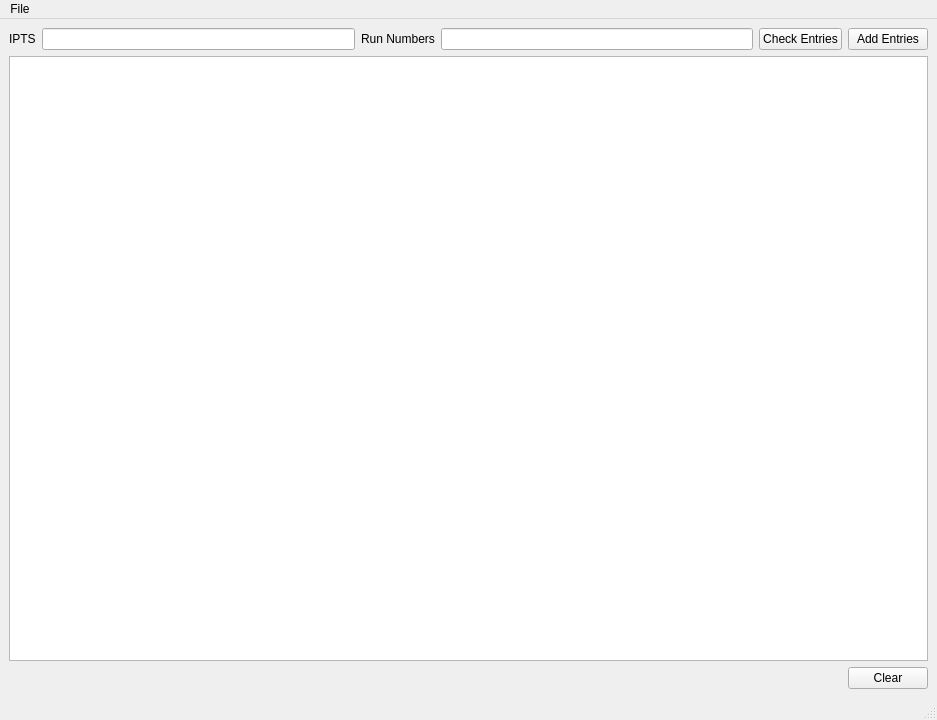
<?xml version="1.0" encoding="UTF-8"?>
<ui version="4.0">
 <class>MainWindow</class>
 <widget class="QMainWindow" name="MainWindow">
  <property name="geometry">
   <rect>
    <x>0</x>
    <y>0</y>
    <width>937</width>
    <height>720</height>
   </rect>
  </property>
  <property name="windowTitle">
   <string>MainWindow</string>
  </property>
  <widget class="QWidget" name="centralwidget">
   <layout class="QGridLayout" name="gridLayout">
    <item row="0" column="0">
     <widget class="QLabel" name="label">
      <property name="text">
       <string>IPTS</string>
      </property>
     </widget>
    </item>
    <item row="0" column="1">
     <widget class="QLineEdit" name="lineEdit_iptsNumber"/>
    </item>
    <item row="0" column="2">
     <widget class="QLabel" name="label_2">
      <property name="text">
       <string>Run Numbers</string>
      </property>
     </widget>
    </item>
    <item row="0" column="3">
     <widget class="QLineEdit" name="lineEdit_runNumbers"/>
    </item>
    <item row="0" column="4">
     <widget class="QPushButton" name="pushButton_checkRecords">
      <property name="toolTip">
       <string>&lt;html&gt;&lt;head/&gt;&lt;body&gt;&lt;p&gt;Check whether the input run numbers has records written&lt;/p&gt;&lt;/body&gt;&lt;/html&gt;</string>
      </property>
      <property name="text">
       <string>Check Entries</string>
      </property>
     </widget>
    </item>
    <item row="0" column="5">
     <widget class="QPushButton" name="pushButton_addToRecords">
      <property name="toolTip">
       <string>&lt;html&gt;&lt;head/&gt;&lt;body&gt;&lt;p&gt;Add or replace those run  number's records to records files.&lt;/p&gt;&lt;/body&gt;&lt;/html&gt;</string>
      </property>
      <property name="text">
       <string>Add Entries</string>
      </property>
     </widget>
    </item>
    <item row="1" column="0" colspan="6">
     <widget class="QTableWidget" name="tableWidget_recordsInfoTable"/>
    </item>
    <item row="2" column="5">
     <widget class="QPushButton" name="pushButton_clearTable">
      <property name="text">
       <string>Clear</string>
      </property>
     </widget>
    </item>
   </layout>
  </widget>
  <widget class="QMenuBar" name="menubar">
   <property name="geometry">
    <rect>
     <x>0</x>
     <y>0</y>
     <width>937</width>
     <height>22</height>
    </rect>
   </property>
   <widget class="QMenu" name="menuFile">
    <property name="title">
     <string>File</string>
    </property>
    <addaction name="actionQuit"/>
   </widget>
   <addaction name="menuFile"/>
  </widget>
  <widget class="QStatusBar" name="statusbar"/>
  <action name="actionQuit">
   <property name="text">
    <string>Quit</string>
   </property>
  </action>
 </widget>
 <resources/>
 <connections/>
</ui>
